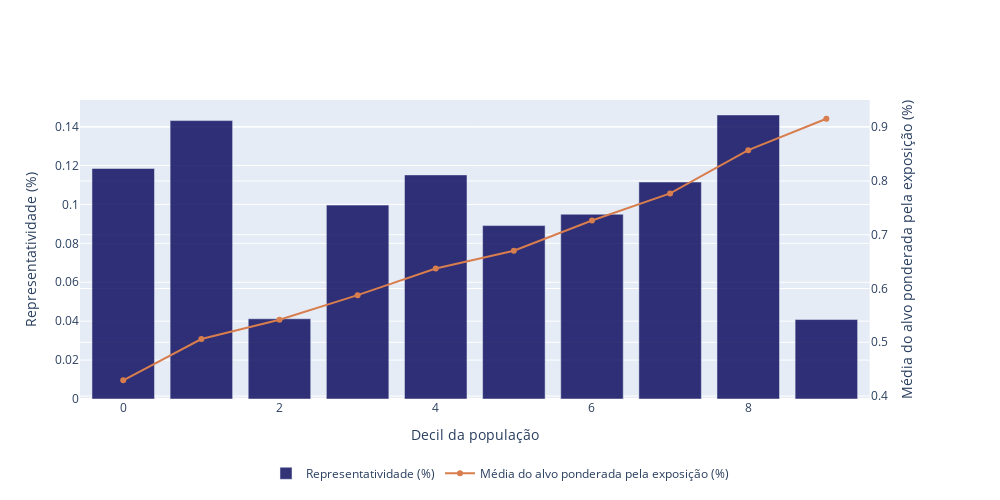

Notebook cell for this chart:
### Markdown cell above
##### Target vs Score analysis

### Code cell
plot_target_vs_score(y_test, y_pred, quantiles=10)

### Figure 1 — Plotly figure (JSON) as saved in the notebook; plotly's stock layout.template omitted (floating-point values rounded to 4 significant figures)
{"data": [{"marker": {"color": "rgba(0, 0, 87, .8)"}, "name": "Representatividade (%)", "type": "bar", "x": [0, 1, 2, 3, 4, 5, 6, 7, 8, 9], "xaxis": "x", "y": [0.1185, 0.1431, 0.04123, 0.09964, 0.1152, 0.08913, 0.09496, 0.1115, 0.146, 0.04084], "yaxis": "y"}, {"marker": {"color": "rgb(216, 125, 77)"}, "name": "Média do alvo ponderada pela exposição (%)", "type": "scatter", "x": [0, 1, 2, 3, 4, 5, 6, 7, 8, 9], "xaxis": "x", "y": [0.4293, 0.5061, 0.542, 0.5876, 0.6373, 0.6703, 0.7265, 0.7768, 0.8573, 0.9157], "yaxis": "y2"}], "layout": {"height": 500, "legend": {"orientation": "h", "x": 0.5, "xanchor": "center", "y": -0.2}, "width": 1000, "xaxis": {"anchor": "y", "domain": [0, 0.94], "title": {"text": "Decil da população"}}, "yaxis": {"anchor": "x", "domain": [0, 1], "title": {"text": "Representatividade (%)"}}, "yaxis2": {"anchor": "x", "overlaying": "y", "side": "right", "title": {"text": "Média do alvo ponderada pela exposição (%)"}}}}
